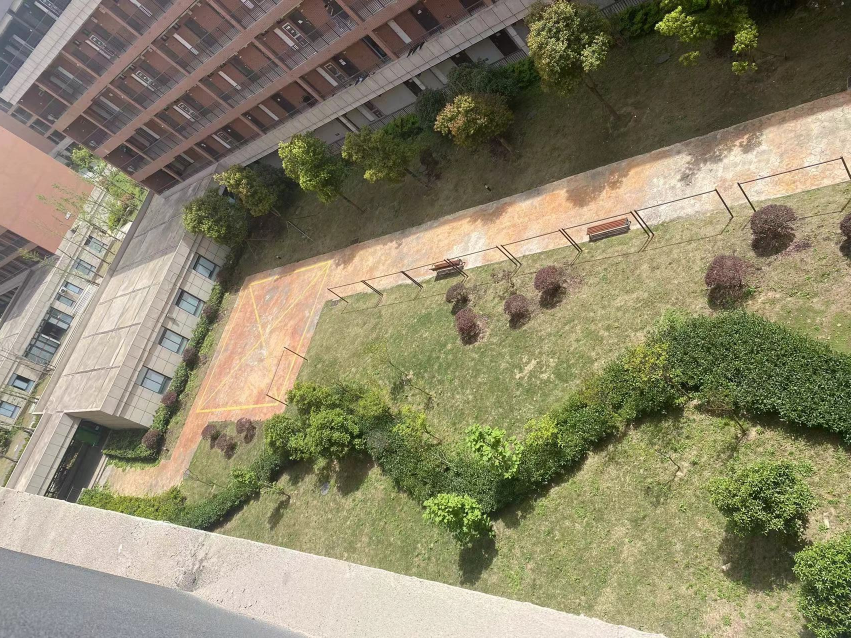
#> input picture SIFT_zuo.jpg, 1702 x 1276 px (shown at 1/2 size)
$ jupyter execute SIFT.ipynb
#> lines starting #> are read from the running program, lines starting #| are printed output that depends on the picture
[cell 1]
import cv2
import numpy as np

定义展示图片的函数

[cell 2]
def show(name, img):
    cv2.imshow(name, img)
    cv2.waitKey(0)
    cv2.destroyAllWindows()

设置最小的匹配点个数和使用线性搜索还是使用k-d树搜索

[cell 3]
MIN = 10
FLANN_INDEX_KDTREE = 0

加载图片，并对其进行剪裁

[cell 4]
img1 = cv2.imread('SIFT_zuo.jpg')  # query
#> img1 is the input picture: shape (1276, 1702, 3); mean B, G, R 106.1, 133.4, 139.5
img2 = cv2.imread('SIFT_you.jpg')  # train
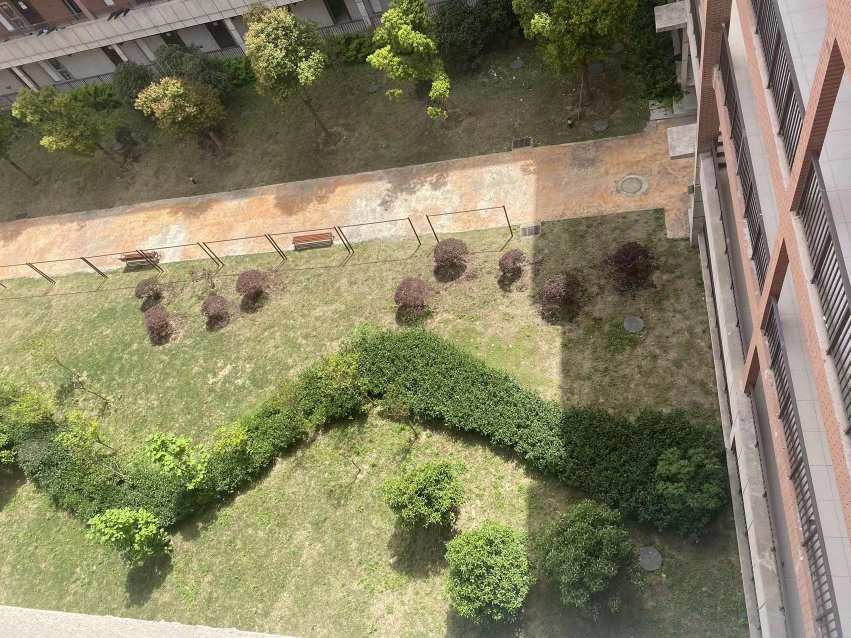
#> input picture SIFT_you.jpg, 1702 x 1276 px (shown at 1/2 size)
#> img2 is the input picture: shape (1276, 1702, 3); mean B, G, R 99.4, 129.7, 134.9

# 将图像缩小0.5倍
imageA = cv2.resize(img1, (0, 0), fx=0.5, fy=0.5)
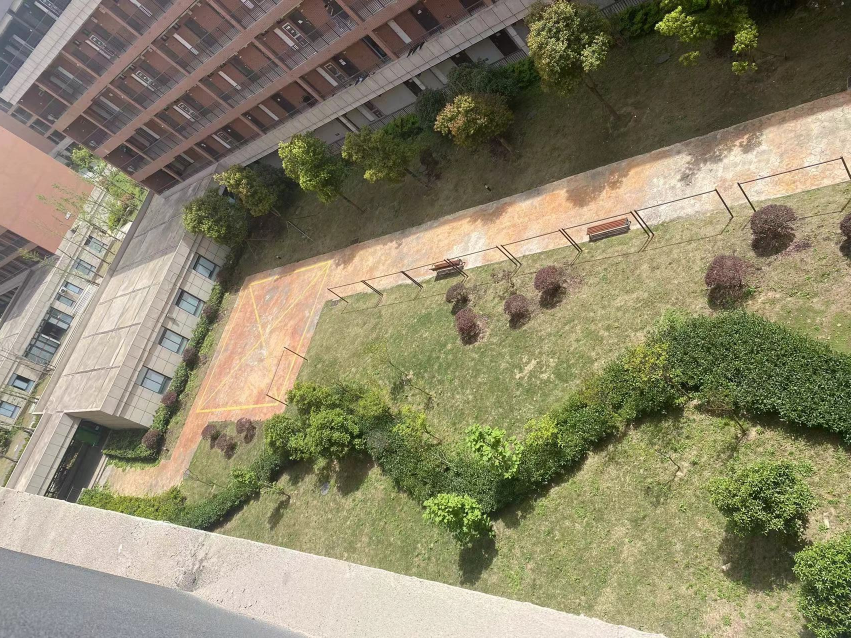
#> imageA: shape (638, 851, 3); mean B, G, R 106.2, 133.5, 139.6
imageB = cv2.resize(img2, (0, 0), fx=0.5, fy=0.5)
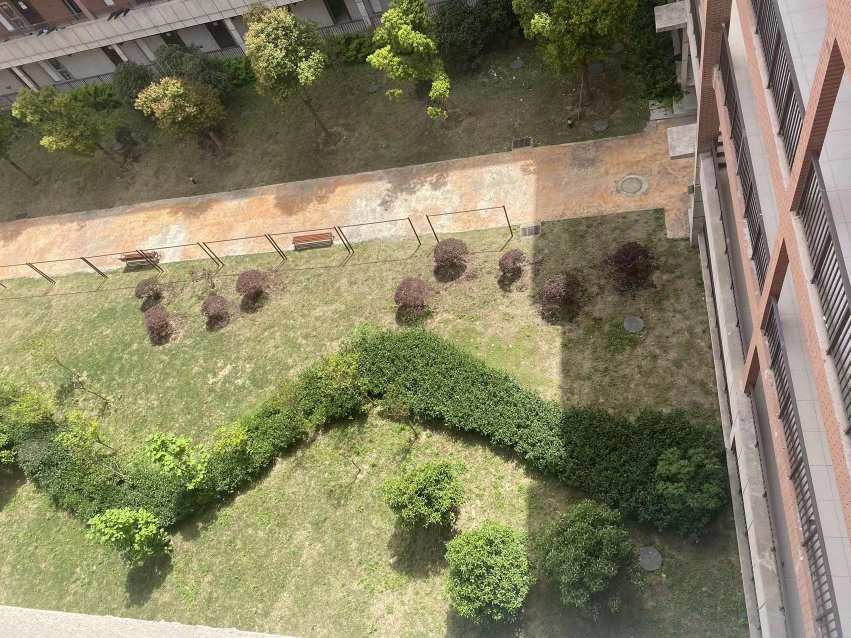
#> imageB: shape (638, 851, 3); mean B, G, R 99.6, 129.8, 135

创建特征检测器SIFT 并提取图像的sift特征点

[cell 5]
# 创建sift特征检测器
sift = cv2.SIFT_create()
# 提取图片的sift特征点
kp1, descrip1 = sift.detectAndCompute(imageA, None)
#> kp1 = 3717 keypoints; strongest (x, y, size): (485, 516, 1.8), (445, 521, 1.9), (680, 7, 2.5), (300, 22, 2.1)
kp2, descrip2 = sift.detectAndCompute(imageB, None)
#> kp2 = 3566 keypoints; strongest (x, y, size): (162, 530, 2.2), (388, 47, 2.6), (453, 514, 2), (24, 7, 2.9)

对两幅图像中的特征点进行特征匹配

[cell 6]
# 创建字典
# FLANN_INDEX_KDTREE==0代表线性搜索 1代表k-d树搜索
indexParams = dict(algorithm=FLANN_INDEX_KDTREE, trees=5)
# 进行最近邻搜索时 最大的比较次数为50
searchParams = dict(checks=50)
flann = cv2.FlannBasedMatcher(indexParams, searchParams)
# 在两幅图像中进行特征匹配
match = flann.knnMatch(descrip1, descrip2, k=2)
#> match = 3717 matches

过滤特征点并计算视角变换矩阵

[cell 7]
good = []
# 过滤特征点
for i, (m, n) in enumerate(match):
    if m.distance < 0.75 * n.distance:
        good.append(m)
#> after the loop, good = 792 matches

# 当筛选后的匹配对大于10时，计算视角变换矩阵
if len(good) > MIN:
    src_pts = np.float32([kp1[m.queryIdx].pt for m in good]).reshape(-1, 1, 2)
#> src_pts = 792 rows, first 8: [45.87, 477.9], [118.5, 294.1], [156, 353], [167.4, 166.2], [190.1, 279.3], [217.9, 12.9], [223.4, 154.9], [228.1, 146.4]
    ano_pts = np.float32([kp2[m.trainIdx].pt for m in good]).reshape(-1, 1, 2)
#> ano_pts = 792 rows, first 8: [25.5, 84.92], [90.94, 270.1], [227.3, 432.6], [20.06, 67.43], [227.3, 432.6], [25.5, 84.92], [208.8, 25.17], [9.86, 27.7]
    # 计算出从图像一到图像二的变换矩阵M和掩码mask
    M, mask = cv2.findHomography(src_pts, ano_pts, cv2.RANSAC, 5.0)
#> M = [[1.98, -0.144, -636.8], [0.504, 1.64, -268.9], [0.0012, -7.39e-05, 1]]; mask = 792 values, max 1 at index 17, min 0 at index 0, mean 0.962
    # 对imageB进行视角变化，并把它扩大为两张图片宽的和
    warpImg = cv2.warpPerspective(imageB, np.linalg.inv(M), (imageA.shape[1] + imageB.shape[1], imageB.shape[0]))
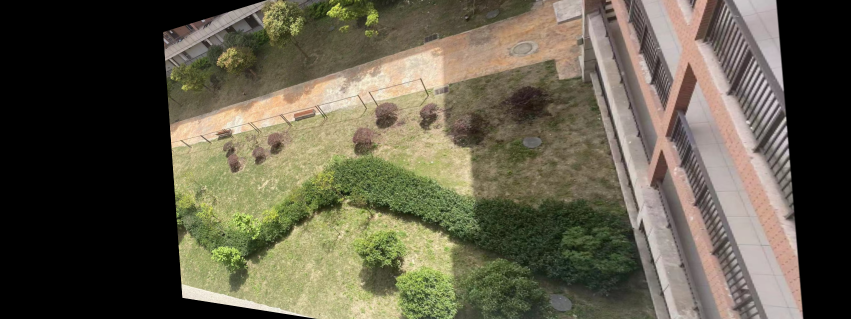
#> warpImg: shape (638, 1702, 3) (shown at 1/2 size); mean B, G, R 73.8, 92, 97.2

计算重叠区域的左右边界列索引

[cell 8]
show('res', warpImg)
rows, cols = imageA.shape[:2]
#> rows = 638; cols = 851
for col in range(0, cols):
    # 开始重叠的最左端
    if imageA[:, col].any() and warpImg[:, col].any():
        left = col
        break

for col in range(cols - 1, 0, -1):
    # 重叠的最右一列
    if imageA[:, col].any() and warpImg[:, col].any():
        right = col
        break

将两张图片进行加权拼接

[cell 9]
# 加权处理
res = np.zeros([rows, cols, 3], np.uint8)
for row in range(0, rows):
    for col in range(0, cols):
        if not imageA[row, col].any():  # 如果没有原图，用旋转的填充
            res[row, col] = warpImg[row, col]
        elif not warpImg[row, col].any():
            res[row, col] = imageA[row, col]
        # 计算出两个图像在该列上的重叠长度，按照重叠长度比例对两个像素进行混合
        else:
            srcImgLen = float(abs(col - left))
            testImgLen = float(abs(col - right))
            alpha = srcImgLen / (srcImgLen + testImgLen)
            res[row, col] = np.clip(imageA[row, col] * (1 - alpha) + warpImg[row, col] * alpha, 0, 255)
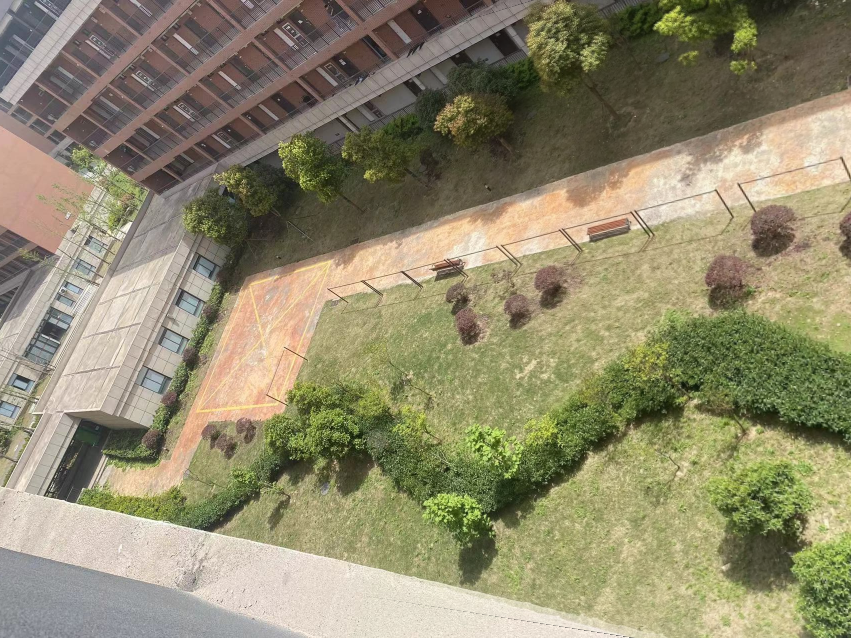
#> res: shape (638, 851, 3); mean B, G, R 109.6, 138.5, 144.5

最后展示结果并保存图片

[cell 10]
warpImg[0:imageA.shape[0], 0:imageA.shape[1]] = res
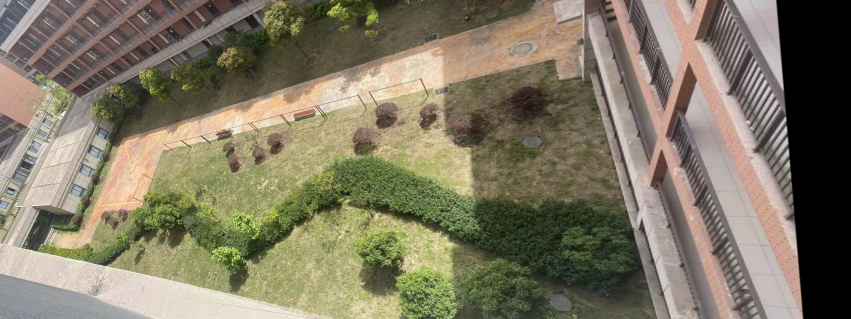
#> warpImg: shape (638, 1702, 3) (shown at 1/2 size); mean B, G, R 99.4, 120.4, 127.6
show('res', warpImg)
cv2.imwrite('task2.jpg', warpImg)
#> Out = True
